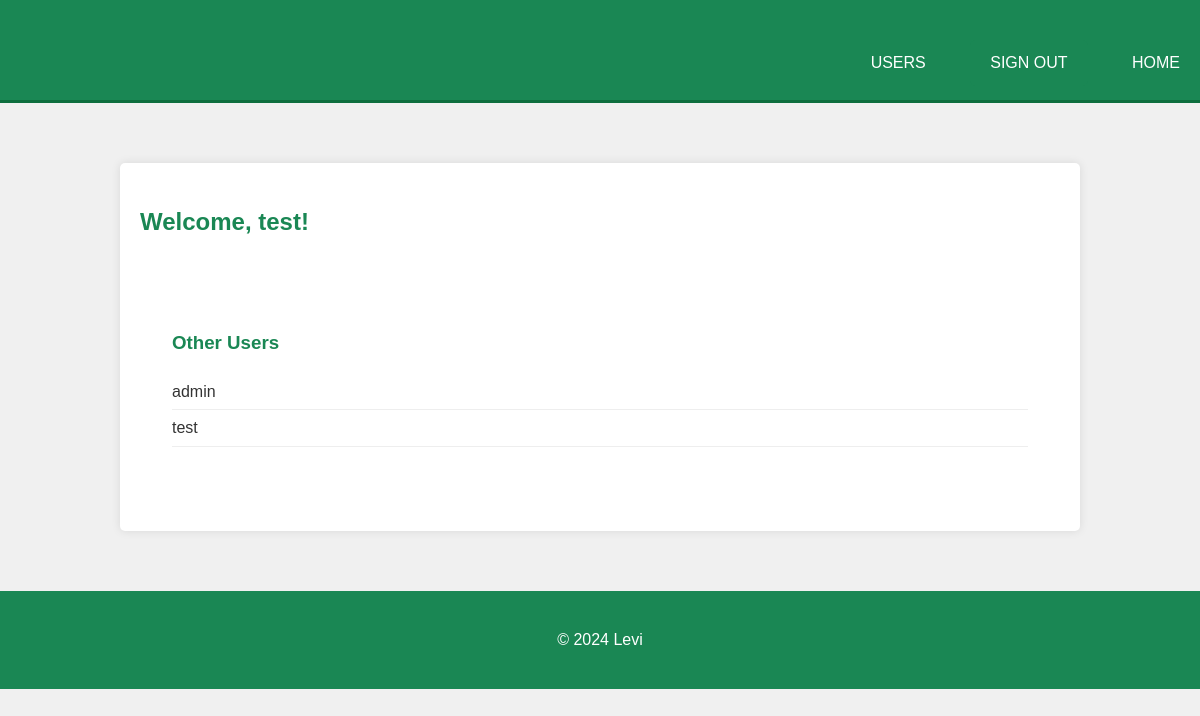
The app's page / (signed in), older data.
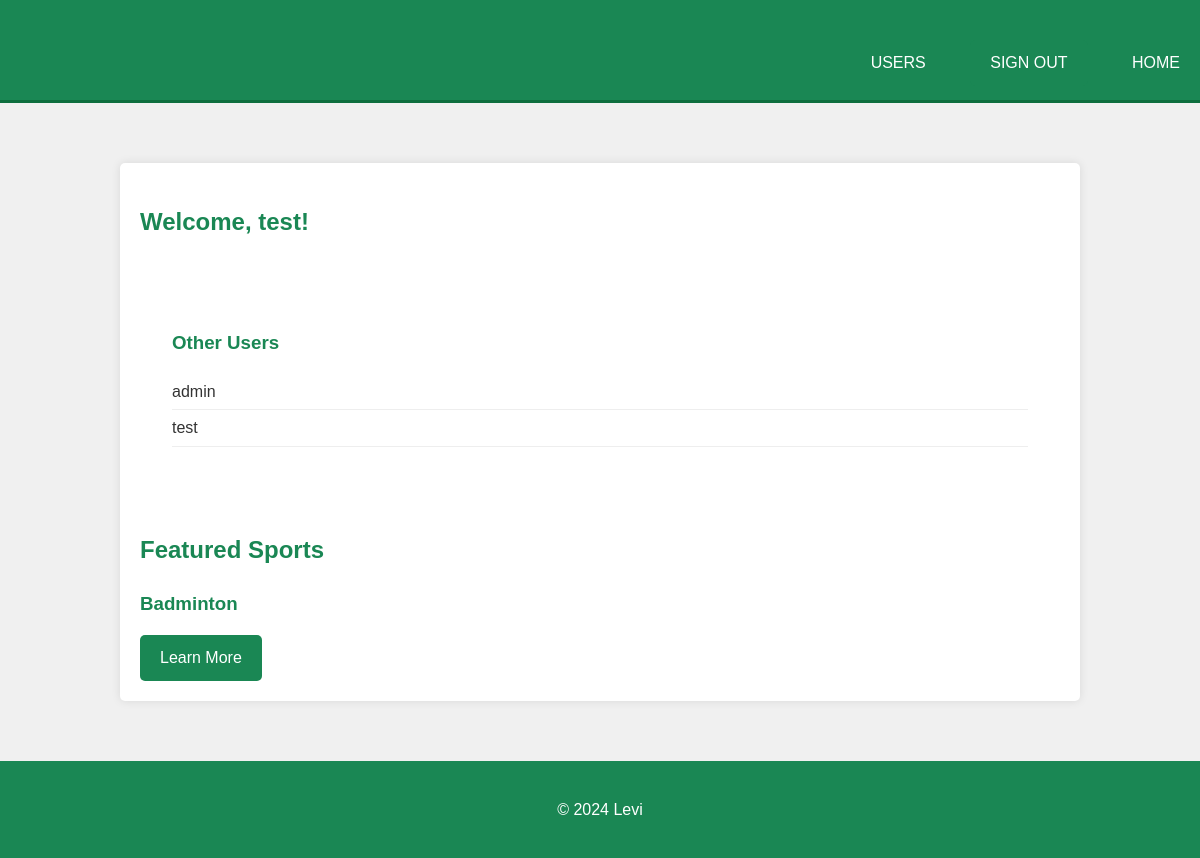
The same page, newer data.
### sport/models.py (models this page shows, shortened)
class Sport(models.Model):
    name = models.CharField(max_length=32)
    description = models.TextField(blank=True)

### sport/views.py (the view)
# urls.py: path('', views.index, name='index'),
def index(request):
    user_list = User.objects.all()
    sport_list = Sport.objects.all()
    context = {
        'user_list': user_list,
        'sport_list': sport_list,
    }
    return render(request, 'sport/index.html', context)

### sport/templates/sport/index.html (shortened to what this page needs)
{% extends "sport/base.html" %}
{% block content %}
<div class="container">
    {% if user.is_authenticated %}
    <section class="user-info">
        <h2>Welcome, {{ user.username }}!</h2>
        {% if user_list %}
        <div class="user-list-container">
            <h3>Other Users</h3>
            <ul class="user-list">
                {% for user in user_list %}
                <li>{{ user.username }}</li>
                {% endfor %}
            </ul>
        </div>
        {% else %}
        <p>No other users found.</p>
        {% endif %}
        {% if sport_list %}
        <section class="featured-sports">
            <h2>Featured Sports</h2>
            <div class="sport-cards">
                {% for sport in sport_list %}
                <div class="sport-card">
                    <div class="sport-card-content">
                        <h3>{{ sport.name }}</h3>
                        <a href="{% url "sport:sport_detail" sport_id=sport.id %}" class="btn">Learn More</a>
                    </div>
                </div>
                {% endfor %}
            </div>
        </section>
        {% endif %}
    </section>
    {% else %}
    <div class="cta">
        <a href="{% url "sport:signin" %}" class="btn">Sign In</a>
        <p>Don't have an account? <a href="{% url "sport:signup" %}">Sign Up</a></p>
    </div>
    {% endif %}
</div>
{% endblock content %}

### sport/templates/sport/base.html (shortened to what this page needs)
{% load static %}
<!DOCTYPE html>
<html lang="en">
<head>
    <link rel="stylesheet" href="{% static 'css/styles.css' %}">
</head>
<body>
    <header>
        <nav>
            <ul>
                {% if user.is_authenticated %}
                    <li><a href="{% url "sport:user_list" %}">Users</a></li>
                    <li><a href="{% url "sport:signout" %}" class="btn">Sign Out</a></li>
                {% endif %}
                <li><a href="{% url 'sport:index' %}">Home</a></li>
            </ul>
        </nav>
    </header>
    <main>
        {% block content %}
        {% endblock %}
    </main>
    <footer>
        <p>&copy; 2024 Levi</p>
    </footer>
</body>
</html>

### sport/static/css/styles.css (style rules this page uses)
body { font-family: 'Arial', sans-serif; background-color: #f0f0f0; color: #333; line-height: 1.6; margin: 0; padding: 0; }
.container { width: 80%; margin: auto; overflow: hidden; }
header { background: #1a8754; color: #ffffff; padding-top: 30px; min-height: 70px; border-bottom: #0d6e3e 3px solid; }
header a { color: #ffffff; text-decoration: none; text-transform: uppercase; font-size: 16px; }
header ul { padding: 0; margin: 0; list-style: none; }
header li { display: inline; padding: 0 20px 0 20px; }
header nav { float: right; margin-top: 10px; }
main { padding: 20px 0; }
h1, h2, h3 { color: #1a8754; }
footer { padding: 20px; margin-top: 20px; color: #ffffff; background-color: #1a8754; text-align: center; }
.container { padding: 20px; }
.user-info { background-color: #ffffff; padding: 20px; border-radius: 5px; box-shadow: 0 0 10px rgba(0,0,0,0.1); margin-top: 20px; }
.user-list { list-style-type: none; padding: 0; }
.user-list li { padding: 5px 0; border-bottom: 1px solid #eee; }
.btn { display: inline-block; background-color: #1a8754; color: #ffffff; padding: 10px 20px; text-decoration: none; border-radius: 5px; transition: background-color 0.3s ease; }
.user-list-container { padding: 3rem 2rem; }
.user-info h3 { margin-bottom: 0.5rem; }

Row changes from the older to the newer data that the page shows:
added Sport: name "Badminton"
Text that changed along with them:
text now shown: "Featured Sports"
